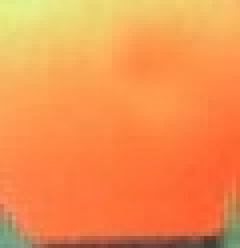
#> input picture DATANEW/Orange_buoy/O175.jpg, 60 x 62 px, given as the content of the folder /home/akhopkar/DATANEW/Yellow_buoy, which was not available (shown 4 times larger)
$ python detection.py
#> lines starting #> are read from the running program, lines starting #| are printed output that depends on the picture; after the words box and inside, x2 and y2 are one past the last pixel; in counts of white or black regions, pixels touching at a corner belong together; long printed decimals are rounded; pictures that were not available may be replaced by others from this repository, and a replacement may not be noted
### Code/dataGenerator.py
import cv2
import numpy as np
import matplotlib.pyplot as plt
import math
import glob


"""
Initialize parameters Randomly : mean, std and weight
"""

def initialize_parameters(data,K):
    np.random.seed(1)
    n,d = data.shape
    mean = data[np.random.choice(n,K,replace=False)]
    covariance = [80*np.eye(d)] * K
    weights = [1./K] * K
    for i in range(K):
        covariance[i] = np.multiply(covariance[i],np.random.rand(d,d))

    parameters = {
        'mean':mean,
        'cov':covariance,
        'w':weights
    }
    return parameters

def generate_data_yellow(mode = "1D"):
#> called with mode = '1D'
    data = []
    for fname in glob.glob('/home/akhopkar/DATANEW/Yellow_buoy/*'):
        img = cv2.imread(fname)
#> img is the input picture: shape (62, 60, 3); mean B, G, R 77.6, 144.3, 243.1
        resized = cv2.resize(img,(40,40),interpolation=cv2.INTER_LINEAR)
        img = resized[15:25,15:25]
        if mode == "1D":
            img_red_channel = img[:,:,2]
            img_green_channel = img[:,:,1]
            nx,ny,_ = img.shape
#> nx = 10; ny = 10
            redChannel = np.reshape(img_red_channel,((nx*ny),1))
#> redChannel = 100 values, max 255 at index 2, min 251 at index 14, mean 253.4
            greenChannel = np.reshape(img_green_channel,((nx*ny),1))
#> greenChannel = 100 values, max 154 at index 7, min 120 at index 98, mean 137.7
            #yellow2D = np.vstack((redChannel,greenChannel)).T
            yello = np.concatenate((redChannel,greenChannel),axis=0)
#> yello = 200 values, max 255 at index 2, min 120 at index 198, mean 195.6
        if mode == "3D":
            nx,ny,ch = img.shape
            yello = np.reshape(img,((nx*ny),ch))
        for i in range(yello.shape[0]):
            data.append(yello[i,:])
#> after the loop, data = 200 items, first 6: [253], [254], [255], [253], [252], [252]
    data = np.array(data)
#> data has the same summary as yello
    return data

def generate_data_orange():
    data = []
    for fname in glob.glob('/home/akhopkar/DATANEW/Orange_buoy/*'):
        img = cv2.imread(fname)
        resized = cv2.resize(img,(40,40),interpolation=cv2.INTER_LINEAR)
        img = resized[15:25,15:25]
        img_red_channel = img[:,:,2]
        nx,ny,_ = img.shape
        red1D = np.reshape(img_red_channel,((nx*ny),1))
        for i in range(red1D.shape[0]):
            data.append(red1D[i,:])
    data = np.array(data)
    return data

def generate_data_green():
    data = []
    for fname in glob.glob('/home/akhopkar/DATANEW/Green_buoy/*'):
        img = cv2.imread(fname)
        resized = cv2.resize(img,(40,40),interpolation=cv2.INTER_LINEAR)
        img = resized[15:25,15:25]
        img_green_channel = img[:,:,1]
        #img_blue_channel = img[:,:,0]
        nx,ny,_ = img.shape
        #greenC = np.reshape(img_green_channel,((nx*ny),1))
        #blueC = np.reshape(img_blue_channel,((nx*ny),1))
        #green1D = np.concatenate((blueC,greenC),axis=0)

        green1D = np.reshape(img_green_channel,((nx*ny),1))
        #yellow2D = np.vstack((redChannel,greenChannel)).T
        for i in range(green1D.shape[0]):
            data.append(green1D[i,:])
    data = np.array(data)
    return data

### Code/trainer.py
import cv2
import numpy as np
import matplotlib.pyplot as plt
import math
import glob
import dataGenerator as dg
from GMM import GMM

#Train Yellow
def train_yellow():
	print('###################################################################')
	print("Training Yellow ...")
	data1 = dg.generate_data_yellow()
#> data1 has the same summary as yello in generate_data_yellow
	#print('Data size: ',data1.shape)
	#global K
	K1 = 2
	p1 = dg.initialize_parameters(data1,K1)
#> in initialize_parameters, `mean = data[np.random.choice(n,K,replace=False)]`: mean = [255, 251]
#> in initialize_parameters, `parameters = { 'mean':mean, 'cov':covariance, 'w':weights }`: parameters = {'mean': [255, 251], 'cov': [[10.92], [4.79]], 'w': [0.5, 0.5]}
#> p1 has the same summary as parameters in initialize_parameters
	#print('Initial Parameters:', p1)
	gmm = GMM(data1,K1,p1)
	parameters1 = gmm.solve(50)
	#print('Parameters:'+str(parameters1))
	print("Training Done.")
	return parameters1

#Train Orange
def train_orange():
	print('###################################################################')
	print("Training Orange ...")
	data2 = dg.generate_data_orange()
	#print('Data size: ',data2.shape)
	#global K
	K2 = 2
	p2 = dg.initialize_parameters(data2,K2)
	#print('Initial Parameters:', p)
	gmm = GMM(data2,K2,p2)
	parameters2 = gmm.solve(50)
	#print('Parameters:'+str(parameters2))
	print("Training Done.")
	return parameters2

#Train Green
def train_green():
	print('###################################################################')
	print("Training Green ...")
	data3 = dg.generate_data_green()
	#print('Data size: ',data3.shape)
	#global K
	K3 = 3
	p3 = dg.initialize_parameters(data3,K3)
	#print('Initial Parameters:', p)
	gmm = GMM(data3,K3,p3)
	parameters3 = gmm.solve(50)
	#print('Parameters:'+str(parameters3))
	print("Training Done.")
	return parameters3

### Code/GMM.py
# -*- coding: utf-8 -*-

import cv2
import numpy as np
import matplotlib.pyplot as plt
import math
import glob


'''
Author: Aditya Khopkar, Graduate Robotics Student, UMD
Coursework: ENPM673

'''

class GMM:
    def __init__(self,data,n_clusters,parameters,mode="1D"):
#> called with data = array of shape (200, 1), n_clusters = 2, mode = '1D'
        self.data = data
#> self.data has the same summary as yello in generate_data_yellow
        self.n = data.shape[0]
#> self.n = 200
        self.K = n_clusters
        self.mode = mode
        self.num = np.zeros(self.K)
        self.den = np.zeros(self.K)
        self.log_likelihoods = [0]
        self.init_parameters = parameters
#> self.init_parameters has the same summary as parameters in initialize_parameters
        self.new_mean = np.zeros_like(parameters['mean'])
#> self.new_mean = [0, 0]
        self.new_cov = np.zeros_like(parameters['cov'])
#> self.new_cov = [0, 0]
        self.new_w = np.zeros_like(parameters['w'])
#> self.new_w = [0, 0]

    def calcGaussianProbability(self,mean,covariance):
        data = self.data
        mode = self.mode
        if mode == "1D":
            std = np.sqrt(covariance)
            diff = (data-mean)
            gauss_prob = 1/(np.sqrt(2*np.pi)*std) * np.exp(-0.5*((diff)/(std))**2)
        if mode == "3D":
            cov_det = np.linalg.det(covariance)
            cov_inv = np.linalg.det(covariance)
            diff = np.matrix(data-mean)
            gauss_prob = (2.0*np.pi)**(-data.shape[1]/2.0) * (1.0 / (cov_det**0.5)) * np.exp(-0.5 * np.sum(np.multiply(diff*cov_inv,diff) , axis=1))
        gauss_prob[gauss_prob == 0] = 0.0000192
        return gauss_prob

    # [5 lines left out: function getParams, not called in this run]

    def update_covariance(self,alpha,mean):
        den = np.sum(alpha,axis=0)
        cov = self.new_cov
        K = self.K
        data = self.data
        for k in range(0,K):
            x_mean = data-mean[k,:]
            alpha_diag = np.diag(alpha[:,k])
            x = np.matrix(x_mean)
            sigma = x.T * alpha_diag * x
            cov[k,:,:] = sigma/den[k]
        return cov

    def update_mean(self,alpha):
        data = self.data
        den = np.sum(alpha,axis=0)
        mean = self.new_mean
        mean = np.dot(alpha.T,data)/den[:,np.newaxis]
        return mean

    def update_weight(self,alpha):
        data = self.data
        n,d = data.shape
        w = self.new_w
        w = np.mean(alpha,axis = 0)
        return w

    def E_step(self,params):
        m = params['mean']
        cov = params['cov']
        weights = params['w']
        n = self.n
        K = self.K
        z = np.zeros((self.n,K))
        for k in range(K):
            gauss_prob = self.calcGaussianProbability(m[k],cov[k])
            #gauss_prob = mvn.pdf(self.data,m[k],cov[k],allow_singular=True)
            temp = weights[k]*gauss_prob
            z[:,k] = temp.reshape((n,))
        alpha = (z.T/np.sum(z,axis=1)).T
        log_likelihood = np.sum(np.log(np.sum(z, axis = 1)))
        return alpha, log_likelihood

    def M_step(self,alpha):
        new_mean = self.update_mean(alpha)
        new_cov = self.update_covariance(alpha,new_mean)
        new_w = self.update_weight(alpha)
        updated_parameters = {
            'mean':new_mean,
            'cov':new_cov,
            'w':new_w
        }
        return updated_parameters

    def solve(self,iterations):
#> called with iterations = 50
        parameters = self.init_parameters
        #thresh = self.thresh
        log_likelihoods = self.log_likelihoods
        for i in range(0,iterations):
            responsibility,log_likelihood = self.E_step(parameters)
            log_likelihoods.append(log_likelihood)
            parameters = self.M_step(responsibility)
            loss = np.abs(log_likelihoods[-1] - log_likelihoods[-2])
            print('Loss for epoch '+str(i)+' : '+str(loss)+' likelihood '+str(log_likelihood))
#> this loop made 50 passes
#> (m in E_step, log_likelihood, new_mean in M_step, new_cov in M_step, new_w in M_step) on passes 3, 4, 11, 12, 13, 14: ([166.4, 206.4], -1096, [162.8, 207.7], [2398.4, 3217.7], [0.271, 0.729]), ([162.8, 207.7], -1095.3, [157.9, 209.6], [2064.3, 3165], [0.271, 0.729]), ([137.7, 253.4], -666.2, [137.7, 253.3], [96.46, 13.12], [0.5, 0.5]), ([137.7, 253.3], -734.8, [137.7, 253.4], [96.49, 1.36], [0.5, 0.5]), ([137.7, 253.4], -666.2, [137.7, 253.3], [96.46, 13.12], [0.5, 0.5]), ([137.7, 253.3], -734.8, [137.7, 253.4], [96.49, 1.36], [0.5, 0.5])
#> (m in E_step, weights in E_step, log_likelihood, new_mean in M_step, new_cov in M_step) on passes 1, 2, 5, 6, 7, 8: ([255, 251], [0.5, 0.5], -1386.4, [170.3, 205], [2530.5, 3388.8]), ([170.3, 205], [0.273, 0.727], -1096.4, [166.4, 206.4], [2598.6, 3255]), ([157.9, 209.6], [0.271, 0.729], -1093.6, [150.7, 212.5], [1484.6, 3069.4]), ([150.7, 212.5], [0.274, 0.726], -1087.1, [141.1, 217.6], [547.5, 2861.6]), ([141.1, 217.6], [0.288, 0.712], -1054.7, [137.2, 228.4], [94.83, 2250.7]), ([137.2, 228.4], [0.36, 0.64], -998.1, [137.2, 243.2], [91.88, 1041.7])
#| Loss for epoch 0 : 1386.436 likelihood -1386.436
#| Loss for epoch 1 : 290.019 likelihood -1096.417
#| Loss for epoch 2 : 0.457 likelihood -1095.960
#| Loss for epoch 3 : 0.6439 likelihood -1095.316
#| Loss for epoch 4 : 1.728 likelihood -1093.588
#| Loss for epoch 5 : 6.476 likelihood -1087.112
#| Loss for epoch 6 : 32.420 likelihood -1054.692
#| Loss for epoch 7 : 56.623 likelihood -998.069
#> (further printed lines are left out)

        return parameters

### Code/detection.py
import cv2
import numpy as np
import matplotlib.pyplot as plt
import math
import glob
from scipy.stats import multivariate_normal as mvn
import dataGenerator as dg
from GMM import GMM
import trainer as tr


parameters1 = tr.train_yellow()
parameters2 = tr.train_orange()
#> pass 3 of the loop in generate_data_orange, `for fname in glob.glob('/home/akhopkar/DATANEW/Orange_buoy/*'):`:
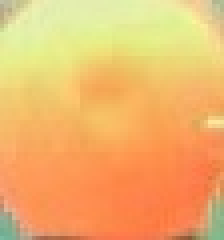
#> input picture DATANEW/Orange_buoy/O184.jpg, 56 x 60 px (shown 4 times larger)
#> in generate_data_orange, img is the input picture: shape (60, 56, 3); mean B, G, R 107.5, 181, 239.9
#> in generate_data_orange, `resized = cv2.resize(img,(40,40),interpolation=cv2.INTER_LINEAR)`:
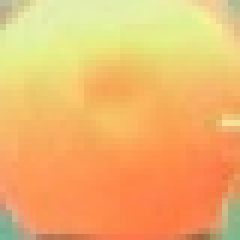
#> resized: shape (40, 40, 3) (shown 6 times larger); mean B, G, R 107.5, 180.9, 239.8
#> the loop in solve (call 2), `for i in range(0,iterations):` made 50 passes
#| Loss for epoch 0 : 1568.758 likelihood -1568.758
#| Loss for epoch 1 : 809.003 likelihood -759.756
#| Loss for epoch 2 : 1.145 likelihood -758.611
#| Loss for epoch 3 : 0.6436 likelihood -757.967
#| Loss for epoch 4 : 0.5121 likelihood -757.455
#| Loss for epoch 5 : 0.581 likelihood -756.874
#| Loss for epoch 6 : 0.7413 likelihood -756.133
#| Loss for epoch 7 : 0.8808 likelihood -755.252
#> (further printed lines are left out)
parameters3 = tr.train_green()
#print(parameters3)

def prep_img(test_img,color):
  n,d,_ = test_img.shape
  if color == "Yellow":
    print("Prepping Yellow..")
    img_red_channel = test_img[:,:,2]
    img_green_channel = test_img[:,:,1]
    redChannel = np.reshape(img_red_channel,((n*d),1))
    greenChannel = np.reshape(img_green_channel,((n*d),1))
    #yellow2D = np.vstack((redChannel,greenChannel)).T
    img = np.concatenate((redChannel,greenChannel),axis=0)
    data = []
    for i in range(img.shape[0]):
        data.append(img[i,:])

  if color == "Green":
    #print(n*d)
    print("Prepping Green..")
    img_G = test_img[:,:,1]
    #img_B = test_img[:,:,0]
    #blueChannel = np.reshape(img_B,((n*d),1))
    greenChannel = np.reshape(img_G,((n*d),1))
    #img = np.concatenate((greenChannel,blueChannel),axis=0)
    img = greenChannel
    data = []
    for i in range(img.shape[0]):
        data.append(img[i,:])

  if color == "Orange":
    print("Prepping Orange..")
    img = test_img[:,:,2]
    ch = 1
    img = np.reshape(img, (n*d,ch))
    data = []
    for i in range(img.shape[0]):
        data.append(img[i,:])

  return np.array(data)

def mvn_pdf(data,mean,cov,allow_singular=True):
	if allow_singular == True:
		std = np.sqrt(cov)
		diff = (data-mean)
		gauss_prob = 1/(np.sqrt(2*np.pi)*std) * np.exp(-0.5*((diff)/(std))**2)
		gauss_prob[gauss_prob==0] = 0.000192
	return gauss_prob

w1 = parameters1['w']
mu1 = parameters1['mean']
sigma1 = parameters1['cov']

w2 = parameters2['w']
mu2 = parameters2['mean']
sigma2 = parameters2['cov']

w3 = parameters3['w']
mu3 = parameters3['mean']
sigma3 = parameters3['cov']

cap = cv2.VideoCapture('/home/akhopkar/detectbuoy.avi')
Frame = 0
images = []
fourcc = cv2.VideoWriter_fourcc(*'XVID')
out = cv2.VideoWriter('Buoy_detection.avi',fourcc,5.0,(640,480))

while(cap.isOpened()):
    ret,frame = cap.read()
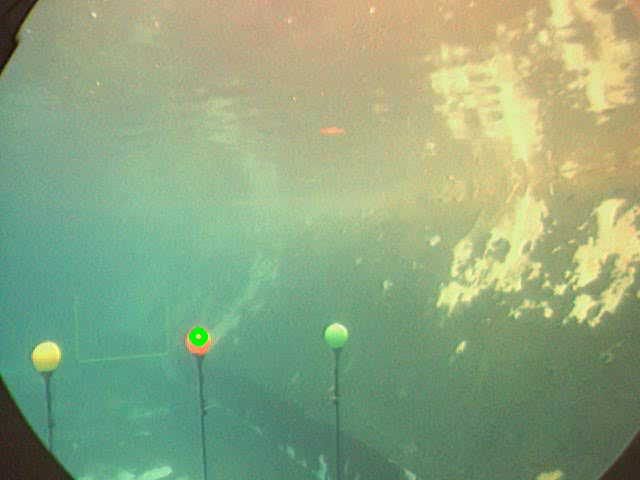
#> input picture frame 0 of Green_buoy.avi, 640 x 480 px, given in place of detectbuoy.avi, which was not available
#> frame is the input picture: shape (480, 640, 3); mean B, G, R 127.4, 166.9, 142.3
    if ret == False:
        break
    test_img = frame
    #cv2.imshow('buoy',frame)
    K1 = 2   #For orange,yellow
    K2 = 2
    K3 = 3  #For green
    n,d,_ = test_img.shape
    print(n,d)
    #print(n*d)

    #Generate Test Data for each buoy
    img1 = prep_img(test_img,"Yellow")
#> in prep_img, `img_red_channel = test_img[:,:,2]`:
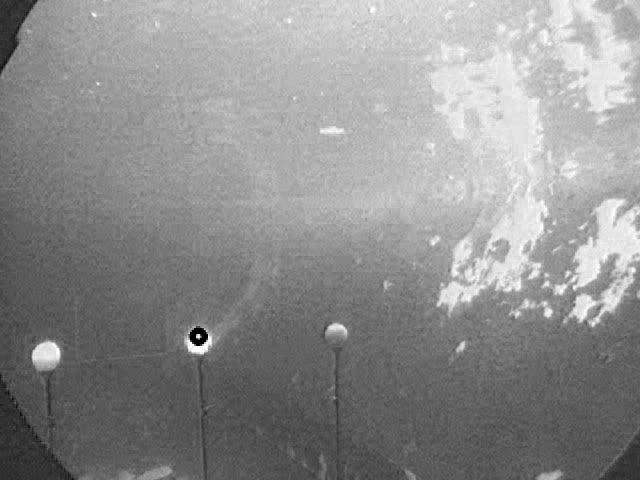
#> img_red_channel: shape (480, 640); min 0, max 255, mean 142.3
#> in prep_img, `img_green_channel = test_img[:,:,1]`:
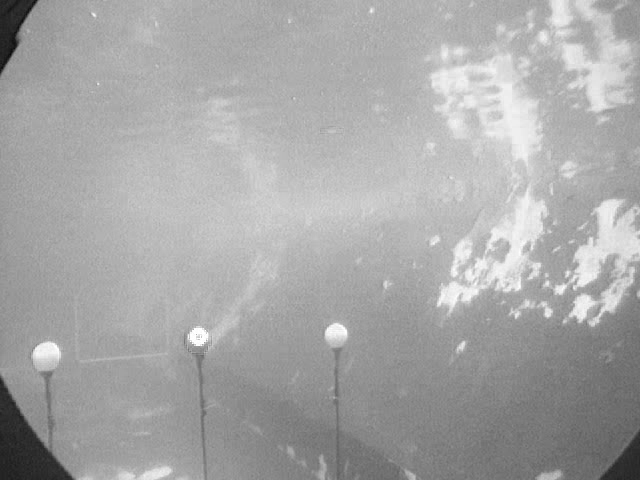
#> img_green_channel: shape (480, 640); min 8, max 255, mean 166.9
    img2 = prep_img(test_img,"Orange")
    img3 = prep_img(test_img,"Green")
    print(img1.shape)

    # Create object for each test image - Yellow Orange Green
    test1 = GMM(img1,K1,parameters1)
    test2 = GMM(img2,K1,parameters2)
    test3 = GMM(img2,K1,parameters3)

    #For each buoy define the shape of probability
    prob1 = np.zeros((K1,img1.shape[0]))
    z1 = np.zeros((img1.shape[0],K1))
    posterior_prob1 = np.zeros((img1.shape[0],K1))
    print(prob1.shape)

    prob2 = np.zeros((K2,img2.shape[0]))
    z2 = np.zeros((img2.shape[0],K2))
    posterior_prob2 = np.zeros((img2.shape[0],K2))
    print(prob2.shape)

    prob3 = np.zeros((K3,img3.shape[0]))
    z3 = np.zeros((img3.shape[0],K3))
    posterior_prob3 = np.zeros((img3.shape[0],K3))
    print(prob3.shape)

    ## PROBABILITY for YELLOW and ORANGE
    for k in range(K1):
        # #prob = w[k]*test.calcGaussianProbability(mu[k],sigma[k])
        prob1[k] = w1[k]*mvn.pdf(img1,mu1[k],sigma1[k],allow_singular = True)
        prob2[k] = w2[k]*mvn.pdf(img2,mu2[k],sigma2[k],allow_singular = True)
        # [6 lines of commented-out code are left out]
        posterior_prob1 = prob1.sum(0)
        posterior_prob2 = prob2.sum(0)
#     print('Posterior',posterior_prob)

    ##PROBABILITY For GREEN
    for k in range(K3):
        prob3[k] = w3[k]*mvn.pdf(img3,mu3[k],sigma3[k],allow_singular = True)
        #prob3 = w3[k]*test3.calcGaussianProbability(mu3[k],sigma3[k])
        posterior_prob3 = prob3.sum(0)

    #Probability arrangement for yellow
    temp_g = posterior_prob1[:n*d]
    temp_r = posterior_prob1[n*d:]
    red = temp_r
    green = temp_g
    prob1=np.add(red,green)
    prob1 = prob1/2

    prob1[prob1 > np.max(prob1) / 1.5] = 255
    prob1[prob1 < np.max(prob1) / 1.5] = 0
    prob1 = np.reshape(prob1,(n,d))

    output1 = np.zeros_like(frame[:,:,0])
    output1[:,:] = prob1
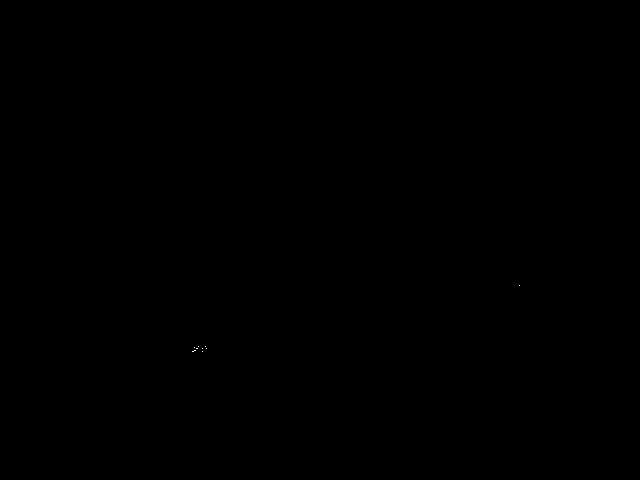
#> output1: shape (480, 640); 0% white in thin lines or dots, all inside (x1, y1, x2, y2) = (192, 285, 520, 352)

    #cv2_imshow(output1)

    #Probability arrangement for orange
    prob2 = np.reshape(posterior_prob2,(n,d))
    prob2[prob2>np.max(prob2)/3.0] = 255

    output2 = np.zeros_like(frame[:,:,2])
    output2[:,:] = prob2

    #Probability arrangement for Green
    prob3 = np.reshape(posterior_prob3,(n,d))
    prob3[prob3 > np.max(prob3) / 4] = 255
    prob3[prob3 < np.max(prob3) / 4] = 0
    #prob = np.reshape(prob,(n,d))
    output3 = np.zeros_like(frame[:,:,0])
    output3[:,:] = prob3

    #Morphological for Yellow
    kernel1 = np.ones((2,2),dtype = np.uint8)
    dilate_yellow = cv2.dilate(output1,kernel1, iterations = 18)
    erode_yellow = cv2.erode(dilate_yellow,kernel1,iterations=20)
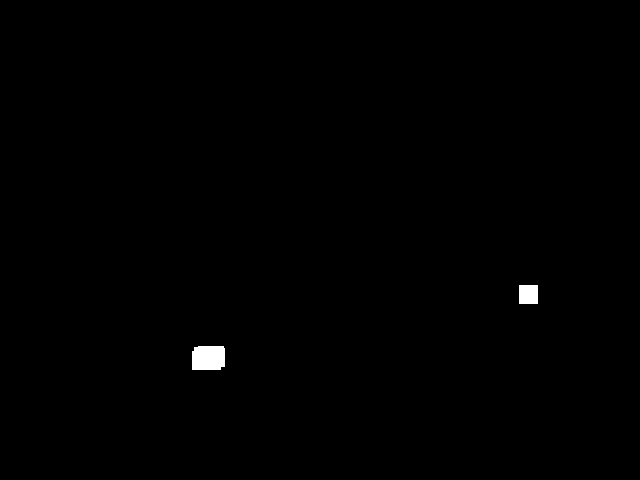
#> dilate_yellow: shape (480, 640); 0.37% white; 2 white regions, box (x1, y1, x2, y2) and area: (192, 346, 225, 370) 764, (519, 285, 538, 304) 361
    open_yellow = cv2.dilate(erode_yellow,kernel1,iterations = 50)
#> erode_yellow: shape (480, 640); 0.01% white; 1 white region, box (x1, y1, x2, y2) and area: (214, 366, 224, 370) 27
    contour_yellow,_ = cv2.findContours(open_yellow,cv2.RETR_LIST,cv2.CHAIN_APPROX_SIMPLE)
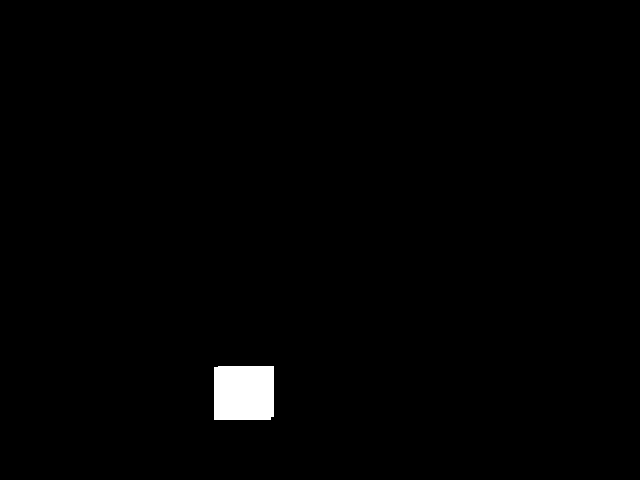
#> open_yellow: shape (480, 640); 1.1% white; 1 white region, box (x1, y1, x2, y2) and area: (214, 366, 274, 420) 3227

    #Morphological for Orange
    kernel2 = np.ones((2,2),dtype=np.uint8)
    erode_orange = cv2.erode(output2,kernel2,iterations=5)
    dilate_orange = cv2.dilate(erode_orange,kernel2, iterations = 18)
    contour_orange,_ = cv2.findContours(dilate_orange,cv2.RETR_LIST,cv2.CHAIN_APPROX_SIMPLE)

    #Morphological for Green
    blur_green = cv2.GaussianBlur(output3,(7,7),5)
    _,edge_green = cv2.threshold(blur_green,110,255,0)
    kernel3 = np.ones((2,2), np.uint8)
    dilate_green = cv2.dilate(output3,kernel3,iterations=15)
    contour_green,_ = cv2.findContours(np.uint8(dilate_green), cv2.RETR_TREE, cv2.CHAIN_APPROX_SIMPLE)

    #print("#####################################################################")

    ### CONTOUR PROCESS FOR ALL THE BUOYS ###
    print("FRame",Frame)
    for contour in contour_yellow:
        if 4000<cv2.contourArea(contour) <10500:
            n_contours = len(contour_yellow)
            if n_contours > 1:
                max_area = max([cv2.contourArea(contour) for contour in contour_yellow if cv2.contourArea(contour)<10500 ])

                if cv2.contourArea(contour)< max_area:
                    continue
           # print("area",cv2.contourArea(contour))
            (x1,y1),radius1 = cv2.minEnclosingCircle(contour)
            if 6<radius1:
                cv2.circle(frame,(int(x1)-43,int(y1)-40),int(radius1)-30,(0,180,255),2)

    for contour in contour_orange:
        #print("Area",cv2.contourArea(contour))
        if 4.0 < cv2.contourArea(contour):
            #print("Area within",cv2.contourArea(contour))
            (x2,y2),radius2 = cv2.minEnclosingCircle(contour)
            #print("Radius",radius2)
            if 4<radius2:
                cv2.circle(test_img,(int(x2)-10,int(y2)-15),int(radius2)-3,(0,0,255),2)

    for contour in contour_green:
        area3 = cv2.contourArea(contour)
        # print("Area of contours",area)
        if 1250<area3<1800:
            #print("Bounded area",area3)
            #(cnts_sorted, boundingBoxes) = contours.sort_contours(contour, method = "Left-to-right")
            (x3,y3),radius3 = cv2.minEnclosingCircle(contour)
            if 20 < radius3 <27:
                cv2.circle(test_img,(int(x3)-5, int(y3)-5), 14,(0,255,0),2)

    cv2.imshow('Final',test_img)
    out.write(test_img)
    Frame+=1
    if cv2.waitKey(5) & 0xFF == 27:
#> (key Esc is pressed here)
        break

out.release()
cap.release()
cv2.destroyAllWindows()
